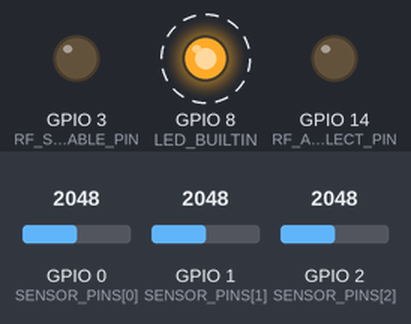
This sketch was run on a simulated ESP32-C6. Parts: output pins drawn as LEDs (lit = HIGH). Dashed ring = blinking. Inputs (shaded band) come from the test bench; at power-on: GPIO 0 (SENSOR_PINS[0]) = 2048, GPIO 1 (SENSOR_PINS[1]) = 2048, GPIO 2 (SENSOR_PINS[2]) = 2048 (analog values on the 0–4095 scale). What the sketch prints to the serial monitor is not drawn.

Above: at 2.7 s.
Timing chart, 0 to 5.3 s (numbered marks = the images above):
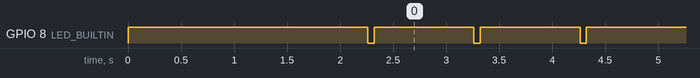

The sketch:

sender.ino
```cpp
// Wireless soil moisture bridge — SENDER
//
// Board: Seeed XIAO ESP32-C6 (Arduino core "esp32" by Espressif, 3.x)
// Tools > USB CDC On Boot: Enabled (for serial output)
//
// Boots when the grow lights come on, reads the raw ADC on A0-A2, and sends
// all three in one ESP-NOW packet to the receiver every SEND_INTERVAL_MS until
// power goes away. No calibration here: the receiver knows which pins have
// sensors and converts raw to moisture, so the sender (hard to reach) never
// needs reflashing for tuning. No sleep or battery logic: the lights are the
// power switch.
//
// Settings live in config.h. Don't connect USB while the buck is powering the
// board; disconnect the 24 V side to flash.

#include <WiFi.h>
#include <esp_now.h>
#include <esp_wifi.h>
#include <esp_idf_version.h>
#include <esp_system.h>
#include "config.h"

// XIAO ESP32-C6 RF switch: GPIO3 low enables it, GPIO14 picks the antenna.
#define RF_SWITCH_ENABLE_PIN 3
#define RF_ANTENNA_SELECT_PIN 14

static volatile bool sendDone = false;
static volatile bool sendOk = false;
static uint32_t seq = 0;
static bool isBroadcast = false;

static unsigned long lastSendMs = 0;

static int ledTogglesLeft = 0;
static unsigned long ledNextToggleMs = 0;

// The send-callback signature changed in ESP-IDF 5.5 (Arduino core 3.3).
#if ESP_IDF_VERSION >= ESP_IDF_VERSION_VAL(5, 5, 0)
static void onSent(const esp_now_send_info_t *info, esp_now_send_status_t status) {
#else
static void onSent(const uint8_t *mac, esp_now_send_status_t status) {
#endif
  sendOk = (status == ESP_NOW_SEND_SUCCESS);
  sendDone = true;
}

// Every analog pin is read and sent; the receiver decides which are sensors.
static const uint8_t SENSOR_PINS[MAX_SENSORS] = {A0, A1, A2};

static uint16_t readRaw(int sensor) {
  uint32_t sum = 0;
  for (int i = 0; i < ADC_SAMPLES; i++) {
    sum += analogRead(SENSOR_PINS[sensor]);
    delay(ADC_SAMPLE_GAP_MS);
  }
  return (uint16_t)(sum / ADC_SAMPLES);
}

static void readSensors(MoisturePacket &pkt) {
  memset(&pkt, 0, sizeof(pkt));
  for (int i = 0; i < MAX_SENSORS; i++) pkt.raw[i] = readRaw(i);
}

static void printSensors(const MoisturePacket &pkt) {
  for (int i = 0; i < MAX_SENSORS; i++) Serial.printf(" A%d=%u", i, pkt.raw[i]);
}

static void setLed(bool on) {
  digitalWrite(LED_BUILTIN, on ? LOW : HIGH);  // XIAO C6 LED is active-low
}

static void startBlinks(int count) {
  ledTogglesLeft = count * 2 - 1;
  ledNextToggleMs = millis() + SEND_BLINK_ON_MS;
  setLed(true);
}

static void updateLed() {
  if (ledTogglesLeft == 0 || (long)(millis() - ledNextToggleMs) < 0) return;
  bool turnOn = ledTogglesLeft % 2 == 0;
  setLed(turnOn);
  ledTogglesLeft--;
  ledNextToggleMs = millis() + (turnOn ? SEND_BLINK_ON_MS : SEND_BLINK_OFF_MS);
}

static void sendReading() {
  MoisturePacket pkt;
  readSensors(pkt);
  pkt.seq = seq++;

  bool delivered = false;
  int attempt = 0;
  // Broadcast gets no ACK, so the callback reports success after one send.
  while (attempt < SEND_ATTEMPTS && !delivered) {
    attempt++;
    sendDone = false;
    esp_err_t err = esp_now_send(RECEIVER_MAC, (const uint8_t *)&pkt, sizeof(pkt));
    if (err == ESP_OK) {
      unsigned long start = millis();
      while (!sendDone && millis() - start < 200) delay(1);
      delivered = sendDone && sendOk;
    } else {
      Serial.printf("esp_now_send error %d\n", err);
    }
    if (!delivered && attempt < SEND_ATTEMPTS) delay(100);
  }

  Serial.printf("seq=%lu", (unsigned long)pkt.seq);
  printSensors(pkt);
  Serial.printf(" -> %s (attempts: %d)\n",
                delivered ? (isBroadcast ? "broadcast" : "ACKed") : "NOT delivered",
                attempt);

  startBlinks(delivered ? 1 : SEND_FAIL_BLINKS);
}

void setup() {
  Serial.begin(115200);
  unsigned long waitStart = millis();
  while (!Serial && millis() - waitStart < 1000) delay(10);

  pinMode(RF_SWITCH_ENABLE_PIN, OUTPUT);
  digitalWrite(RF_SWITCH_ENABLE_PIN, LOW);
  pinMode(RF_ANTENNA_SELECT_PIN, OUTPUT);
  digitalWrite(RF_ANTENNA_SELECT_PIN, USE_EXTERNAL_ANTENNA ? HIGH : LOW);

  analogReadResolution(12);
  for (int i = 0; i < MAX_SENSORS; i++) pinMode(SENSOR_PINS[i], INPUT);

  WiFi.mode(WIFI_STA);
  WiFi.disconnect();
  esp_wifi_set_channel(ESPNOW_CHANNEL, WIFI_SECOND_CHAN_NONE);

  pinMode(LED_BUILTIN, OUTPUT);
  setLed(false);

  Serial.println();
  Serial.println("=== Moisture sender ===");
  // Brownout here usually means the buck or dimmer can't hold the supply up.
  Serial.printf("Reset reason: %d (1=power on, 9=brownout)\n", (int)esp_reset_reason());
  Serial.printf("This board's MAC: %s  (put it in receiver/config.h SENDER_MAC)\n",
                WiFi.macAddress().c_str());
  Serial.printf("Channel %d, interval %d ms, sending raw A0-A2 (receiver interprets)\n",
                ESPNOW_CHANNEL, SEND_INTERVAL_MS);

  if (esp_now_init() != ESP_OK) {
    Serial.println("ESP-NOW init failed; restarting in 5 s");
    delay(5000);
    ESP.restart();
  }
  esp_now_register_send_cb(onSent);

  esp_now_peer_info_t peer = {};
  memcpy(peer.peer_addr, RECEIVER_MAC, 6);
  peer.channel = 0;  // current channel
  peer.ifidx = WIFI_IF_STA;
  peer.encrypt = false;
  if (esp_now_add_peer(&peer) != ESP_OK) {
    Serial.println("Adding receiver peer failed; restarting in 5 s");
    delay(5000);
    ESP.restart();
  }

  static const uint8_t BROADCAST[6] = {0xFF, 0xFF, 0xFF, 0xFF, 0xFF, 0xFF};
  isBroadcast = memcmp(RECEIVER_MAC, BROADCAST, 6) == 0;
  if (isBroadcast) {
    Serial.println("WARNING: RECEIVER_MAC is broadcast; set the receiver's MAC before installing.");
  }

  delay(SENSOR_WARMUP_MS);
  lastSendMs = millis();
  sendReading();
}

void loop() {
  if (millis() - lastSendMs >= SEND_INTERVAL_MS) {
    lastSendMs = millis();
    sendReading();
  }
  updateLed();
  delay(1);
}
```

config.h
```cpp
#pragma once
#include <stdint.h>

// ============================================================================
// Sender settings — XIAO ESP32-C6 by the plants, powered from the LED dimmer.
// ============================================================================

// ---- Radio -----------------------------------------------------------------

// MAC of the receiver board (printed on its serial console at boot).
// Set to broadcast {0xFF x6} to work with any receiver, but then there's no
// delivery ACK, so lost packets can't be retried.
static const uint8_t RECEIVER_MAC[6] = {0x10, 0xBD, 0xA3, 0xB1, 0x40, 0x1C};

// Wi-Fi channel for ESP-NOW. Must match the receiver. If either board ever
// joins Wi-Fi, set this to the router's channel on both.
#define ESPNOW_CHANNEL 1

// 0 = on-board ceramic antenna, 1 = external U.FL antenna.
#define USE_EXTERNAL_ANTENNA 0

// ---- Reporting -------------------------------------------------------------

// How often to repeat the reading while powered (lights on).
#define SEND_INTERVAL_MS 1000

// Delivery attempts per reading when no ACK comes back (unicast only).
#define SEND_ATTEMPTS 3

// Let the sensor's oscillator and the supply settle before the first read.
#define SENSOR_WARMUP_MS 2000

// The on-board LED blinks after every send: once = delivered, SEND_FAIL_BLINKS
// times = failed. The steady blinking doubles as the power indicator.
#define SEND_BLINK_ON_MS 60
#define SEND_BLINK_OFF_MS 120
#define SEND_FAIL_BLINKS 3

// ---- Sensor ----------------------------------------------------------------

// The sender is hard to reach, so it does no interpreting: it always sends the
// raw ADC reading of every analog pin (A0, A1, A2), fitted or not. Which pins
// have a sensor, the calibration and fault limits all live in
// receiver/config.h, so none of them need the sender reflashed.
// All sensors share 3V3 and GND.

#define ADC_SAMPLES 16          // averaged per reading
#define ADC_SAMPLE_GAP_MS 5

// ---- Packet (must match receiver/config.h exactly) -------------------------

#define MAX_SENSORS 3

typedef struct __attribute__((packed)) {
  uint32_t seq;               // increments per reading; restarts at 0 each boot
  uint16_t raw[MAX_SENSORS];  // averaged ADC (0-4095) on A0, A1, A2
} MoisturePacket;
```

Measured:
- by itself, GPIO 8 (LED_BUILTIN): alternates HIGH for 0.94 s and LOW for 0.06 s
